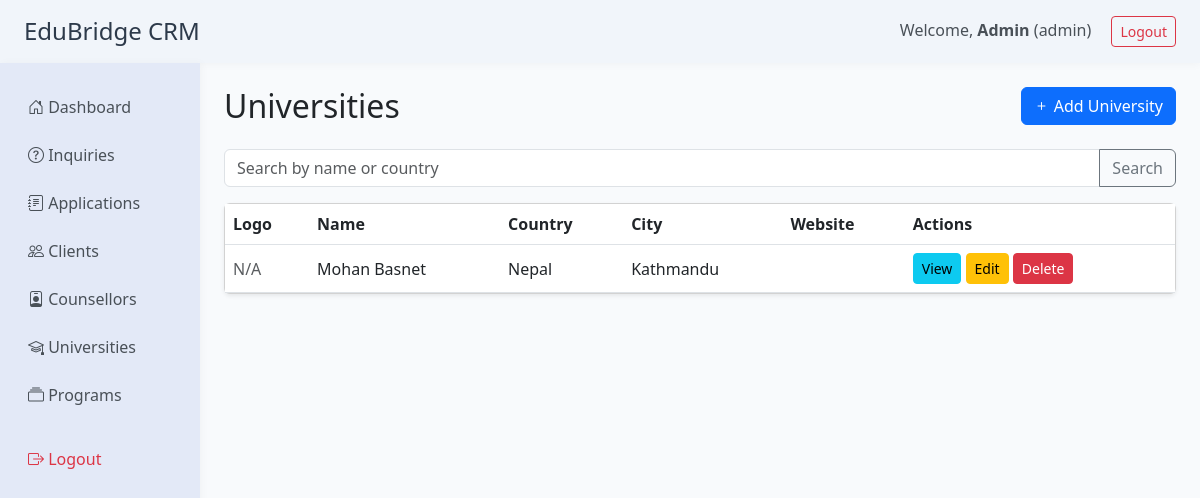
/modules/universities/list.php (signed in), run on the app's committed database.
### tables this page shows
CREATE TABLE `universities` (
  `id` char(36) NOT NULL,
  `name` varchar(255) NOT NULL,
  `country` varchar(100) DEFAULT NULL,
  `city` varchar(100) DEFAULT NULL,
  `website` varchar(255) DEFAULT NULL,
  `description` text DEFAULT NULL,
  `logo` varchar(255) DEFAULT NULL,
  `created_at` datetime DEFAULT current_timestamp(),
  `updated_at` datetime DEFAULT current_timestamp() ON UPDATE current_timestamp()
);

### includes/auth.php (called while the page is built, shortened)
<?php
function current_user_role() {
    return $_SESSION['user_role'] ?? null;
}

### modules/universities/list.php (the view, shortened to what this page needs)
<?php
require_once '../../includes/auth.php';
$user_role = current_user_role();
require_once '../../includes/db.php';
$search = trim($_GET['search'] ?? '');
$page = max(1, intval($_GET['page'] ?? 1));
$limit = 10;
$offset = ($page - 1) * $limit;
$where = '';
$sql = "SELECT * FROM universities $where ORDER BY created_at DESC LIMIT $limit OFFSET $offset";
$stmt = $mysqli->prepare($sql);
$stmt->execute();
$result = $stmt->get_result();
$universities = $result->fetch_all(MYSQLI_ASSOC);
?>
<!DOCTYPE html>
<html lang="en">
<head>
    <link href="https://cdn.jsdelivr.net/npm/bootstrap@5.3.0/dist/css/bootstrap.min.css" rel="stylesheet">
    <link rel="stylesheet" href="https://cdn.jsdelivr.net/npm/bootstrap-icons@1.10.5/font/bootstrap-icons.css">
</head>
<body>
<?php include '../../includes/header.php'; ?>
<div class="container-fluid">
    <div class="row">
        <?php include '../../includes/sidebar.php'; ?>
        <main class="col-md-10 ms-sm-auto px-4 py-4">
            <div class="d-flex justify-content-between align-items-center mb-4">
                <h2 class="mb-0">Universities</h2>
                <?php if (in_array($user_role, ['admin', 'counsellor'])): ?>
                    <a href="add.php" class="btn btn-primary"><i class="bi bi-plus"></i> Add University</a>
                <?php endif; ?>
            </div>
            <form class="mb-3" method="get">
                <div class="input-group">
                    <input type="text" name="search" class="form-control" placeholder="Search by name or country" value="<?= htmlspecialchars($search) ?>">
                    <button class="btn btn-outline-secondary" type="submit">Search</button>
                </div>
            </form>
            <div class="card shadow-sm">
                <div class="card-body p-0">
                    <div class="table-responsive">
                        <table class="table table-hover align-middle mb-0">
                            <thead>
                                <tr>
                                    <th>Logo</th>
                                    <th>Name</th>
                                    <th>Country</th>
                                    <th>City</th>
                                    <th>Website</th>
                                    <th>Actions</th>
                                </tr>
                            </thead>
                            <tbody>
                                <?php foreach ($universities as $uni): ?>
                                    <tr>
                                        <td>
                                            <?php if ($uni['logo']): ?>
                                                <img src="<?= BASE_URL . '/' . htmlspecialchars($uni['logo']) ?>" alt="Logo" style="max-width:50px;max-height:50px;">
                                            <?php else: ?>
                                                <span class="text-muted">N/A</span>
                                            <?php endif; ?>
                                        </td>
                                        <td><?= htmlspecialchars($uni['name']) ?></td>
                                        <td><?= htmlspecialchars($uni['country']) ?></td>
                                        <td><?= htmlspecialchars($uni['city']) ?></td>
                                        <td>
                                        </td>
                                        <td>
                                            <a href="view.php?id=<?= urlencode($uni['id']) ?>" class="btn btn-sm btn-info">View</a>
                                            <?php if (in_array($user_role, ['admin', 'counsellor'])): ?>
                                                <a href="edit.php?id=<?= urlencode($uni['id']) ?>" class="btn btn-sm btn-warning">Edit</a>
                                                <a href="delete.php?id=<?= urlencode($uni['id']) ?>" class="btn btn-sm btn-danger" onclick="return confirm('Delete this university?')">Delete</a>
                                            <?php endif; ?>
                                        </td>
                                    </tr>
                                <?php endforeach; ?>
                            </tbody>
                        </table>
                    </div>
                </div>
            </div>
        </main>
    </div>
</div>
</body>
</html>

### modules/universities/list.php (style rules this page uses)
body { background: #f8fafc; }

### data on the page
universities: logo "N/A", name "Mohan Basnet", country "Nepal", city "Kathmandu"

### other printed values
$user_name "Admin"
$user_role "admin"
